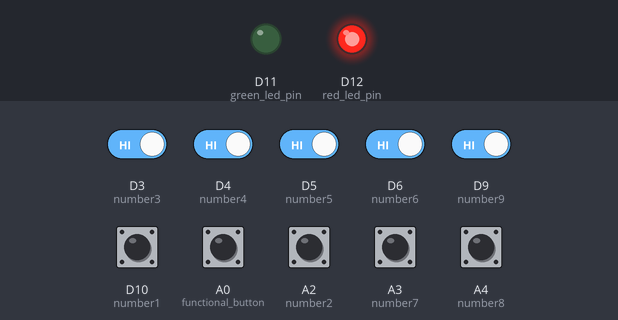
Bench run of a program on a simulated STM32 Nucleo. Shown: output pins drawn as LEDs (lit = HIGH). Dashed ring = blinking. The inputs (shaded band) are chosen by the test bench; at power-on: A0 (functional_button), A2 (number2), A3 (number7), A4 (number8), D3 (number3), D4 (number4), D5 (number5), D6 (number6), D9 (number9), D10 (number1) HIGH.

Above: at 1.2 s.
1.3 s: A0 (functional_button) pulled LOW for 0.15 s
At 4.3 s:
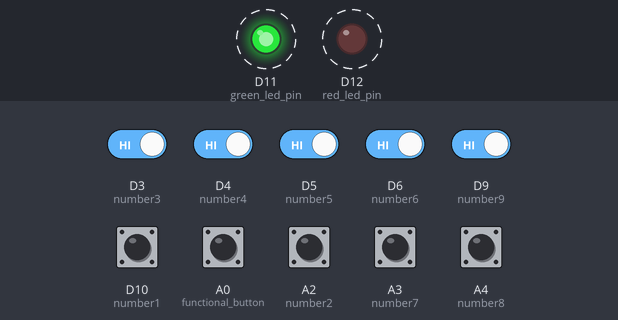
4.4 s: D3 (number3) driven LOW and D4 (number4) driven LOW and D5 (number5) driven LOW and D6 (number6) driven LOW and D9 (number9) driven LOW
At 5.27 s:
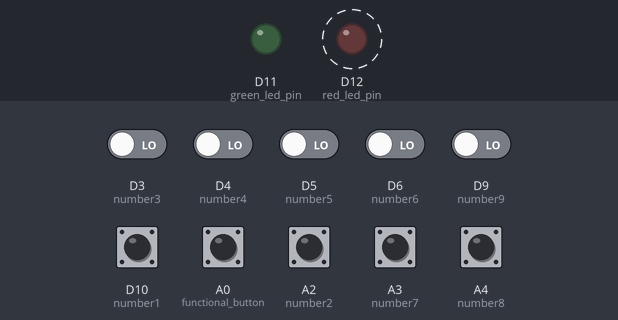
7.4 s: A0 (functional_button) pulled LOW for 1 s
At 9.65 s:
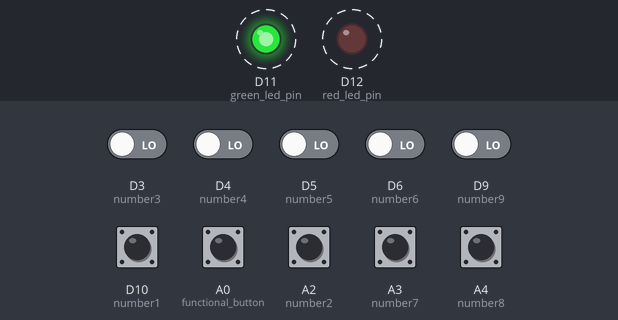
Timing chart, 0 to 17.4 s (numbered marks = the images above; inputs shaded):
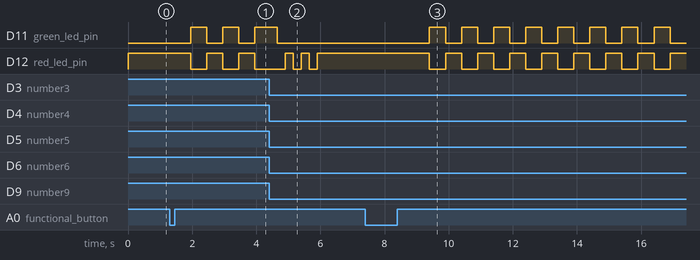

The program:

main.cpp
```cpp
#include <Arduino.h>
#include "safe.hpp"

volatile unsigned long ticks;

void setup() {
  pinMode(number1, INPUT_PULLUP);
  pinMode(number2, INPUT_PULLUP);
  pinMode(number3, INPUT_PULLUP);
  pinMode(number4, INPUT_PULLUP);
  pinMode(number5, INPUT_PULLUP);
  pinMode(number6, INPUT_PULLUP);
  pinMode(number7, INPUT_PULLUP);
  pinMode(number8, INPUT_PULLUP);
  pinMode(number9, INPUT_PULLUP);
  pinMode(red_led_pin, OUTPUT);
  pinMode(green_led_pin, OUTPUT);
  pinMode(functional_button, INPUT_PULLUP);

}

void set_lights(bool green, bool red){
  digitalWrite(red_led_pin, red);
  digitalWrite(green_led_pin, green);
}

void loop() {
   // Przekazujemy aktualny czas (możesz użyć millis() lub ticks)
   safe(millis());
}

extern "C" void HALL_SYSTICK_Callback() {
  ++ticks;
}
```

safe.hpp
```cpp
#ifndef SAFE_HPP
#define SAFE_HPP

#include <Arduino.h>

// Definicje pinów widoczne w całym projekcie (C++17 inline constexpr)
inline constexpr int led_buildin = D13; // Wbudowana dioda LED na płytce
inline constexpr int number1 = D10;
inline constexpr int number2 = A2;
inline constexpr int number3 = D3;
inline constexpr int number4 = D4;
inline constexpr int number5 = D5;
inline constexpr int number6 = D6;
inline constexpr int number7 = A3;
inline constexpr int number8 = A4;
inline constexpr int number9 = D9;
inline constexpr int red_led_pin = D12;
inline constexpr int green_led_pin = D11;
inline constexpr int functional_button = A0;

// Deklaracje funkcji
void set_lights(bool red, bool green);
void safe_function_press();
void safe_function_release();
void safe(unsigned long now);

#endif // SAFE_HPP
```

safe.cpp
```cpp
#include "./safe.hpp"

enum class states {locked, unlocking, unlocked, locking, change_code};

volatile states current = states::locked;

// Zmienne do obsługi zmiennej długości kodu
constexpr int max_code_length = 9;
int code_length = 4; // Początkowa długość kodu
int safe_code[max_code_length] = {1, 2, 3, 4, 0, 0, 0, 0, 0}; // Bufor na stary kod

int entered_code[max_code_length];
int new_entered_code[max_code_length];

int buttons_tab[9] = {number1, number2, number3, number4, number5, number6, number7, number8, number9};
bool last_buttons_state[9] = {HIGH, HIGH, HIGH, HIGH, HIGH, HIGH, HIGH, HIGH, HIGH};

int current_index = 0;
int led_red_blinks_counter = 0;

unsigned long last_led_change_time = 0;
bool current_led_state = LOW;

// Zmienne do pomiaru czasu przytrzymania przycisku funkcyjnego
unsigned long func_btn_press_start = 0;
bool func_btn_was_pressed = false;

// Pomocnicza flaga dla trybu zmiany kodu (0 = wybieramy długość, 1 = wpisujemy nowy kod)
int change_code_substate = 0;
int new_target_length = 0;

void safe(unsigned long now){

    // --- OBSŁUGA PRZYCISKU FUNKCYJNEGO (Przytrzymanie 5s = zmiana kodu) ---
    int func_btn_state = digitalRead(functional_button);

    if (func_btn_state == LOW) {
        if (!func_btn_was_pressed) {
            func_btn_press_start = now;
            func_btn_was_pressed = true;
        } else {
            if (current == states::locked && (now - func_btn_press_start >= 5000)) {
                current = states::change_code;
                change_code_substate = 0; // Krok 1: Wybór nowej długości
                current_index = 0;
                last_led_change_time = now;

                digitalWrite(LED_BUILTIN, HIGH);
                delay(200);
                digitalWrite(LED_BUILTIN, LOW);
                func_btn_was_pressed = false;
            }
        }
    } else {
        if (func_btn_was_pressed) {
            unsigned long press_duration = now - func_btn_press_start;
            if (press_duration < 5000 && press_duration > 50) {
                if (current == states::locked) {
                    current = states::unlocking;
                    current_index = 0;
                    last_led_change_time = now;
                } else if (current == states::unlocked) {
                    current = states::locking;
                    led_red_blinks_counter = 0;
                    last_led_change_time = now;
                }
            }
            func_btn_was_pressed = false;
        }
    }

    // --- MASZYNA STANÓW SEJFU ---
    switch(current){
        case states::locked: {
            set_lights(false, true);
        } break;

        case states::unlocked: {
            set_lights(true, false);
        } break;

        case states::unlocking: {
            if(now - last_led_change_time >= 500){
                current_led_state = !current_led_state;
                last_led_change_time = now;
                set_lights(current_led_state, !current_led_state);
            }

            // Skanowanie 9 przycisków dla aktualnej (zmiennej) długości kodu
            for(int i = 0; i < 9; i++){
                int button_state = digitalRead(buttons_tab[i]);

                if(button_state == LOW && last_buttons_state[i] == HIGH){
                    int pressed_button = i + 1;
                    entered_code[current_index] = pressed_button;
                    current_index++;

                    digitalWrite(LED_BUILTIN, HIGH);
                    delay(50);
                    digitalWrite(LED_BUILTIN, LOW);

                    if(current_index >= code_length){
                        bool code_matches = true;
                        for(int j = 0; j < code_length; j++){
                            if(entered_code[j] != safe_code[j]){
                                code_matches = false;
                                break;
                            }
                        }

                        if(code_matches){
                            current = states::unlocked;
                        } else {
                            current = states::locking;
                            led_red_blinks_counter = 0;
                            last_led_change_time = now;
                        }
                    }
                }
                last_buttons_state[i] = button_state;
            }
        } break;

        case states::change_code: {
            if(now - last_led_change_time >= 200){
                current_led_state = !current_led_state;
                last_led_change_time = now;
                set_lights(current_led_state, current_led_state);
            }

            for(int i = 0; i < 9; i++){
                int button_state = digitalRead(buttons_tab[i]);

                if(button_state == LOW && last_buttons_state[i] == HIGH){
                    int pressed_button = i + 1;

                    digitalWrite(LED_BUILTIN, HIGH);
                    delay(50);
                    digitalWrite(LED_BUILTIN, LOW);

                    if (change_code_substate == 0) {
                        // KROK 1: Pierwszy wciśnięty przycisk określa nową długość kodu (np. od 1 do 9)
                        new_target_length = pressed_button;
                        if (new_target_length > max_code_length) new_target_length = max_code_length; // zabezpieczenie

                        change_code_substate = 1; // Przechodzimy do wpisywania cyfr nowego kodu
                        current_index = 0;
                    }
                    else if (change_code_substate == 1) {
                        // KROK 2: Wpisywanie kolejnych cyfr nowego kodu
                        new_entered_code[current_index] = pressed_button;
                        current_index++;

                        // Gdy wpisano tyle cyfr, ile wynosiła zadeklarowana długość
                        if (current_index >= new_target_length) {
                            code_length = new_target_length; // Aktualizujemy globalną długość kodu
                            for(int j = 0; j < code_length; j++){
                                safe_code[j] = new_entered_code[j]; // Zapisujemy nowy kod
                            }
                            current = states::locked; // Powrót do zamknięcia
                        }
                    }
                }
                last_buttons_state[i] = button_state;
            }
        } break;

        case states::locking: {
            if(led_red_blinks_counter < 6){
                if(now - last_led_change_time >= 250){
                    current_led_state = !current_led_state;
                    last_led_change_time = now;
                    set_lights(LOW, current_led_state);
                    led_red_blinks_counter++;
                }
            } else {
                current = states::locked;
            }
        } break;

        default: break;
    }
}
```

Measured:
- after the input at 1.3 s, D11 (green_led_pin), D12 (red_led_pin): alternates HIGH for 0.50 s and LOW for 0.50 s, starting after 0.65 s
- after the input at 4.4 s, D12 (red_led_pin): alternates HIGH for 0.25 s and LOW for 0.25 s, 5 changes in all, then stays HIGH, starting after 0.50 s
- after the input at 7.4 s, D11 (green_led_pin), D12 (red_led_pin): alternates HIGH for 0.50 s and LOW for 0.50 s, starting after 2.0 s
